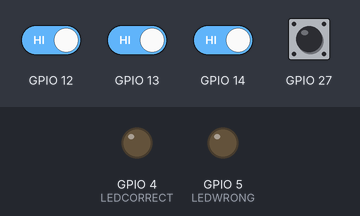
Recording of a sketch running on a simulated ESP32. Shown: output pins drawn as LEDs (lit = HIGH). The inputs (shaded band) are chosen by the test bench; at power-on: GPIO 12–14, GPIO 27 HIGH. What the sketch prints to the serial monitor is not drawn.

Above: at 2.2 s.
2.3 s: GPIO 12 driven LOW and GPIO 13 driven LOW
At 4.8 s:
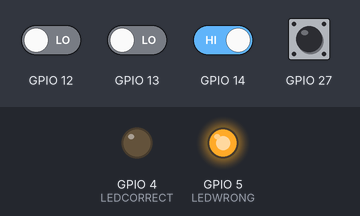
5.3 s: GPIO 12 driven HIGH
At 6.1 s:
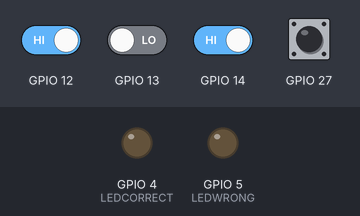
7.0 s: GPIO 12 driven LOW
At 9.6 s:
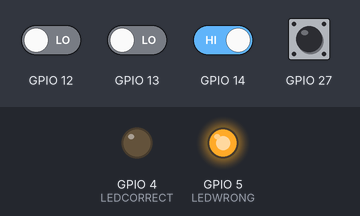
10.0 s: GPIO 13 driven HIGH
At 10.9 s:
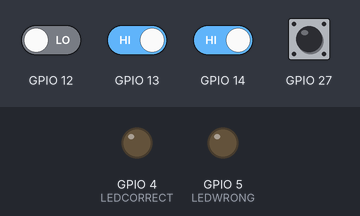
11.5 s: GPIO 13 driven LOW
At 14.2 s:
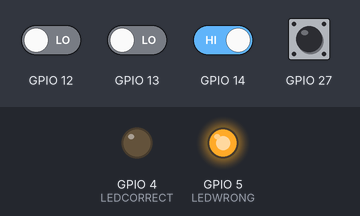
14.5 s: GPIO 13 driven HIGH and GPIO 14 driven LOW
At 16.8 s:
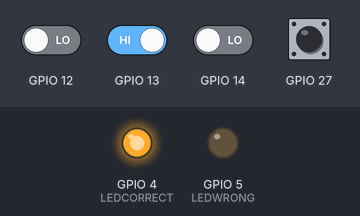
Timing chart, 0 to 18.3 s (numbered marks = the images above; inputs shaded):
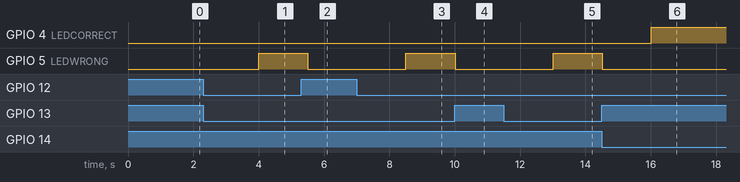

The sketch:

p3.ino
```cpp
/*
 * Program Project 3 II2260 Sistem Embedded
 * Internal ESP32 Touch Sensor Combination Lock
 * Afif Fahreza / 18219058
 */

// Menentukan touch sensor mana yang digunakan sebagai lock
#define LOCK1 t2
#define LOCK2 t3

// Menentukan pin touch sensor dan LED
#define TOUCH1 27
#define TOUCH2 14
#define TOUCH3 12
#define TOUCH4 13
#define LEDCORRECT 4
#define LEDWRONG 5

// Menentukan lama waktu (ms) touch sensor harus disentuh
#define TOUCHPERIOD 1500
#define TOUCHTHRESHOLD 30
#define TOUCHINPUT 500

#define TR(i) touchRead(i->tpin)

long int tlast=0;
int touchCount = 0;

// Struktur Data TouchSensor
typedef struct{
    int tstate;
    int tfirston;
    int tpin;
    unsigned long int ttime;
} touchSensor;

// Setup touch sensor
touchSensor touchSensorSetup(int p){
    touchSensor tS;
    tS.tpin = p;
    tS.tstate = 0;
    tS.tfirston = 0;
    tS.ttime = 0;
    return tS;
}

void touchSensorON(touchSensor *t){
    if (t->tstate == 0) {
        if(t->tfirston == 0){
            t->tfirston = 1;
            t->ttime = millis();
        }
        else{
            if(millis()-t->ttime >= TOUCHPERIOD){
                t->tstate = 1;
                touchCount++;
            }
        }
    }
}
void touchSensorOFF(touchSensor *t){
    if (t->tstate == 1){
        touchCount--;
    }
    t->tfirston = 0;
    t->tstate = 0;
}

void touchSensorLoop(touchSensor *t){
    Serial.print(String(TR(t))+" ");
    if (touchRead(t->tpin)<TOUCHTHRESHOLD){
        touchSensorON(t);
    }
    else{
        touchSensorOFF(t);
    }
}

touchSensor t1, t2, t3, t4;

void setup(){

    // Memulai komunikasi serial
    Serial.begin(115200);

    // Setup touch sensor
    t1 = touchSensorSetup(TOUCH1);
    t2 = touchSensorSetup(TOUCH2);
    t3 = touchSensorSetup(TOUCH3);
    t4 = touchSensorSetup(TOUCH4);

    // Mengeset pin LED menjadi output
    pinMode(LEDCORRECT,OUTPUT);
    pinMode(LEDWRONG,OUTPUT);

    // Menunggu komunikasi serial selesai
    delay(1000);
    Serial.println("Setup Selesai!");
}

void loop(){

    if (millis()-tlast>=TOUCHINPUT){
        touchSensorLoop(&t1);
        touchSensorLoop(&t2);
        touchSensorLoop(&t3);
        touchSensorLoop(&t4);
        Serial.println();
        tlast = millis();
    }

    if (touchCount == 2){
        if (LOCK1.tstate == true and LOCK2.tstate == true){
            Serial.println("Kombinasi Benar!");
            digitalWrite(LEDCORRECT,HIGH);
        }
        else {
            Serial.println("Kombinasi Salah!");
            digitalWrite(LEDWRONG,HIGH);
        }
    }
    else {
        digitalWrite(LEDCORRECT,LOW);
        digitalWrite(LEDWRONG,LOW);
    }

}
```

Measured:
- after the input at 2.3 s, GPIO 5 (LEDWRONG): LOW → HIGH after 1.7 s
- after the input at 5.3 s, GPIO 5 (LEDWRONG): HIGH → LOW after 0.20 s
- after the input at 7.0 s, GPIO 5 (LEDWRONG): LOW → HIGH after 1.5 s
- after the input at 10.0 s, GPIO 5 (LEDWRONG): HIGH → LOW at once
- after the input at 11.5 s, GPIO 5 (LEDWRONG): LOW → HIGH after 1.5 s
- after the input at 14.5 s, GPIO 4 (LEDCORRECT): LOW → HIGH after 1.5 s; GPIO 5 (LEDWRONG): HIGH → LOW at once
